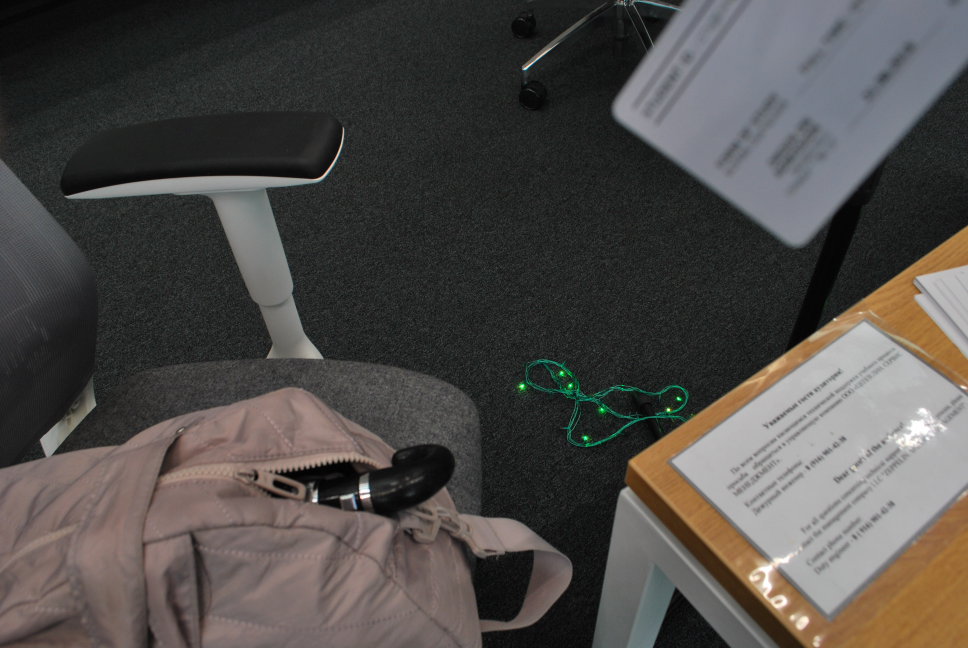
#> input picture CI/week 3/DoF/depth_far.jpg, 3872 x 2592 px (shown at 1/4 size)
$ jupyter execute --allow-errors 'Sopichev Denis Lab3.ipynb'   (older library calls are emulated)   (text cells are left out)
#> lines starting #> are read from the running program, lines starting #| are printed output that depends on the picture
[cell 1]
import cv2
import matplotlib as plt

from matplotlib.image import imread
import matplotlib.pyplot as plt
import numpy as np
import rawpy

[cell 2]
images_pathes = [r"DoF/depth_far.jpg",
                r"DoF/depth_middle.jpg",
                r"DoF/depth_near.jpg",
                r"DoF/depth_reference.jpg"]

def read_images(images_paths, width_img=None):
#> called with width_img = 2000
    images_array = []
    for i in images_paths:
        if i[-3:] == "NEF":
            with rawpy.imread(i) as raw:
                img = raw.postprocess()
        else:
            img = imread(i)
#> img is the input picture: shape (2592, 3872, 3); mean R, G, B 78.9, 75.5, 72.8
        #resize picture
        if width_img is not None:
            height, width, depth = img.shape
#> height = 2592; width = 3872; depth = 3
            imgScale = width_img/width
#> imgScale = 0.517
            newX,newY = img.shape[1]*imgScale, img.shape[0]*imgScale
#> newX = 2000; newY = 1338.8
            img = cv2.resize(img,(int(newX),int(newY)))
#> img: shape (1338, 1999, 3)

        images_array.append(img)

    return np.asarray(images_array)

def print_images(images, rows, cols, titles=None, scale=1):

    fig, ax = plt.subplots(nrows=rows, ncols=cols)
    fig.set_figheight(int(rows * 4 * scale))
    fig.set_figwidth((cols * 4 * scale))

    for img, axes, title in zip(images, np.ravel(ax), titles):

        img = cv2.cvtColor(img, cv2.COLOR_BGR2RGB) if len(img.shape) == 4 else img
        axes.imshow(img, cmap="gray")
        if title is not None:
            axes.set_title(title)
    plt.show()

#> (the rest of this cell did not finish here and is left out)

#> (a cell that did not finish here is left out)

[cell 4]
images_pathes_other = [r"img/far.NEF",
                r"img/middle.NEF",
                r"img/near.NEF",
                r"img/reference.NEF"]
#> images_pathes_other = ['img/far.NEF', 'img/middle.NEF', 'img/near.NEF', 'img/reference.NEF']

#> (the rest of this cell did not finish here and is left out)

print_images(images, 1, 4, images_pathes, scale=1.2)

#> (a cell that did not finish here is left out)

#> (a cell that did not finish here is left out)

print_images(images, 1, 4, images_pathes, scale=1)
edges_images = []
tresholds = [[20, 100],[50,150],[60,200],[40,200]]
for image in images:
    edges_images.append(cv2.Canny(image, 20, 200))

print_images(edges_images, 1, 4, titles=images_pathes, scale=1)

[cell 7]
from skimage import measure
#images = read_images(images_pathes_other, width_img=200)
#> (the rest of this cell did not finish here and is left out)

#> (a cell that did not finish here is left out)

[cell 9]
def show_webcam():
    cam = cv2.VideoCapture(0)
    low , up = 180, 200
    while True:
        cv2.waitKey(10)
        ret_val, img = cam.read()
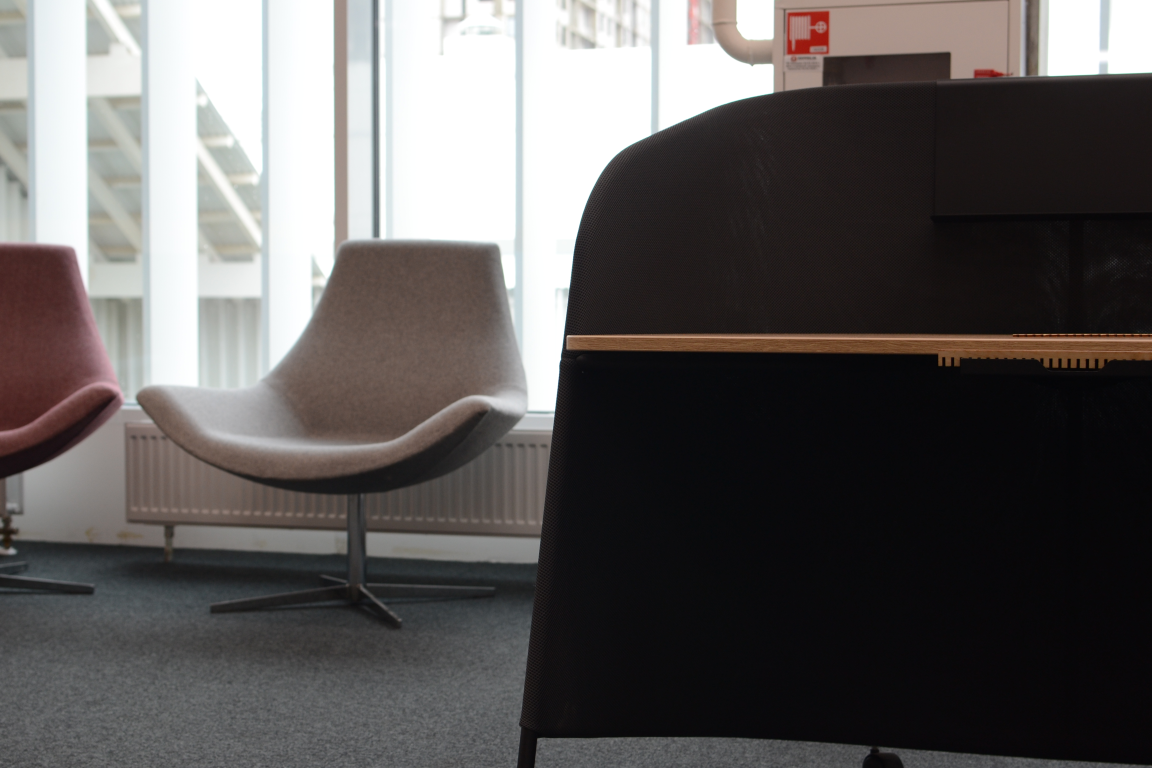
#> input picture CI/photos task2/over 1 ci_1_task2_exp_1-30_F3,5.JPG, 4608 x 3072 px, given in place of the camera (shown at 1/4 size)
#> img is the input picture: shape (3072, 4608, 3); mean B, G, R 90.9, 91.6, 94.8
        cv2.imshow('my webcam', img)
        if cv2.waitKey(10) == 27:
#> (key Esc is pressed here)
            break  # esc to quit
    cv2.destroyAllWindows()
show_webcam()

[cell 10]
plt.figure(figsize=(10,7))
#> (the rest of this cell did not finish here and is left out)

[cell 11]
def show_webcam():
    cam = cv2.VideoCapture(0)
    low , up = 150, 200
    while True:
        cv2.waitKey(10)
        ret_val, img = cam.read()
        img = cv2.resize(img,(330, 330))
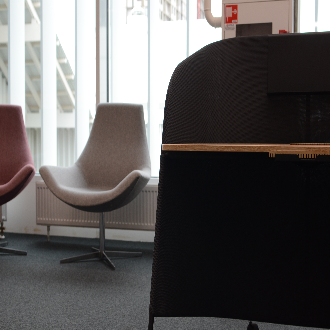
#> img: shape (330, 330, 3); mean B, G, R 90.8, 91.6, 94.8
        canny_custom = cv2.Canny(img, low, up)
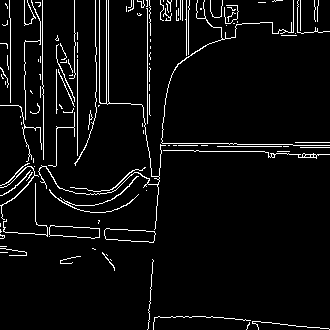
#> canny_custom: shape (330, 330); 5% white in thin lines or dots
        canny_my = my_Canny_func(img, (3, low, up))
        cv2.imshow('my webcam', img)
        cv2.imshow('my canny', canny_my)
        cv2.imshow('custom canny', canny_custom)
        if cv2.waitKey(10) == 27:
            break  # esc to quit
        if cv2.waitKey(10) == 105: # i - button. Increase value
            up += 5
            low += 5

            print ("setted up = ", up)
        if cv2.waitKey(10) == 111: # o - button. Decrease value
            up -= 5
            low -= 5
            print ("setted low = ", low)

    cv2.destroyAllWindows()
#> (the rest of this cell did not finish here and is left out)
